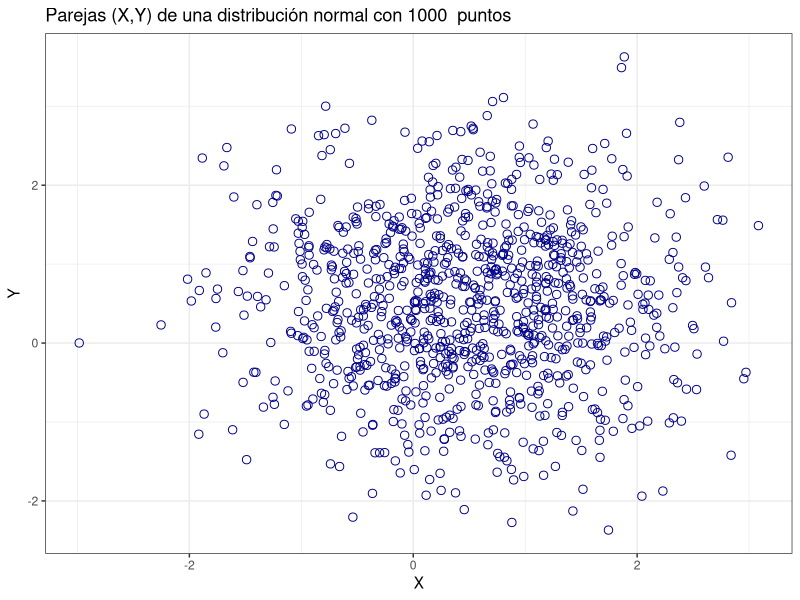
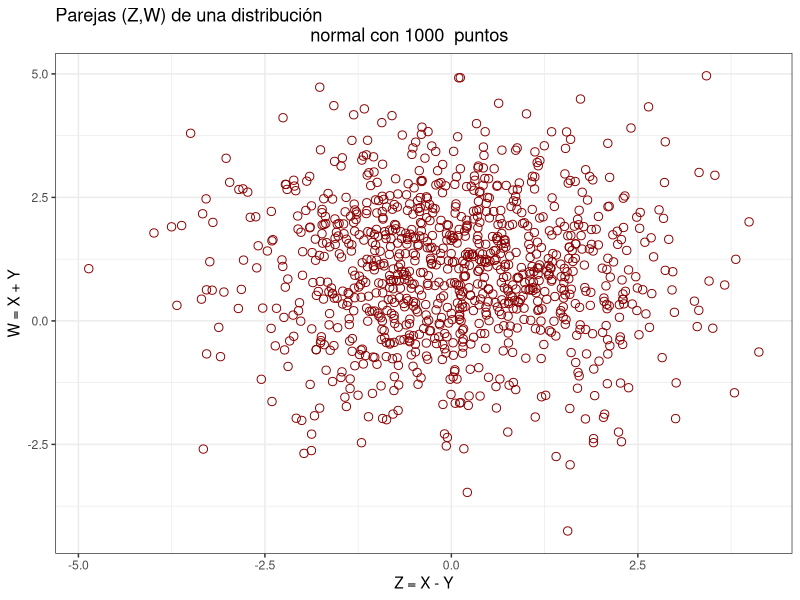

Recreate these plots in R, in order. (Note: this script raises an error after producing the figures.)
library(ggplot2)
library(RColorBrewer)


#Ejercicio 1: Normal

#1000 puntos (X,Y)
n <- 1000
p <- 0.5
x <- rnorm(n, p)
y <- rnorm(n, p)

df <- data.frame(x=x, y=y)
ggplot(data = df) + 
  geom_jitter(mapping = aes(x = x, y = y), color='darkblue', shape=1, size=2.5) +
  labs(x='X', y='Y', title=paste('Parejas (X,Y) de una distribución normal con', 
                                 n, ' puntos')) + 
  theme_bw()

#1000 puntos (Z,W)
n <- 1000
p <- 0.5
X <- rnorm(n, p)
Y <- rnorm(n, p)
Z <- X-Y
W <- X+Y
df <- data.frame(x = Z, y = W)
ggplot(data = df) + 
  geom_jitter(mapping = aes(x = Z, y = W), color = 'darkred', shape=1, size=2.5) + 
  labs(x='Z = X - Y', y = 'W = X + Y', title=paste('Parejas (Z,W) de una distribución 
                                                   normal con', n, ' puntos')) +
  theme_bw()


#Ejercicio 2: Multinomial
generate_X <- function(n, verbose=FALSE) {
  X1 <- 0
  X2 <- 0
  X3 <- 0
  B <- runif(n, min=1, max=300)
  for (x in B) {
    if (x <= 100) {
      X1 <- X1 + 1 
    } else if (x > 100 && x <= 200) {
      X2 <- X2 + 1
    } else {
      X3 <- X3 + 1
    }
  }
  X <- c(X1, X2, X3)
  if (verbose) {
    print(X1)
    print(X2)
    print(X3)
  }
  return (X)
}

graph_X <- function(n) {
  X <- generate_X(n)
  X1 <- X[1]
  X2 <- X[2]
  X3 <- X[3]
  df <- data.frame(x=X1, y=X2, z=X3)
  ggplot(data = df) + 
    geom_raster(mapping = aes(fill = X3), x=X1, y=X2)
}

graph_X(100)
